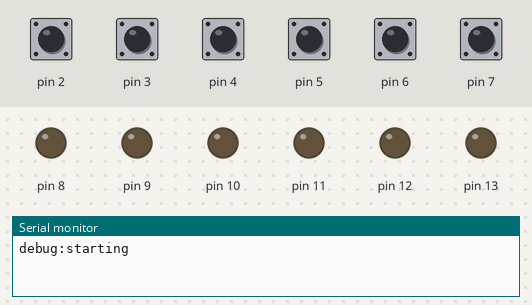
Simulated run of this sketch. Board: Arduino Uno, built with avr-gcc and run on an emulated ATmega328P. Shown: output pins drawn as LEDs (lit = HIGH), the last lines printed to the serial monitor. The inputs (shaded band) are chosen by the test bench; at power-on: pin 2–7 HIGH.

Above: at 1.2 s.
1.3 s: pin 2 pulled LOW for 0.15 s
At 1.37 s:
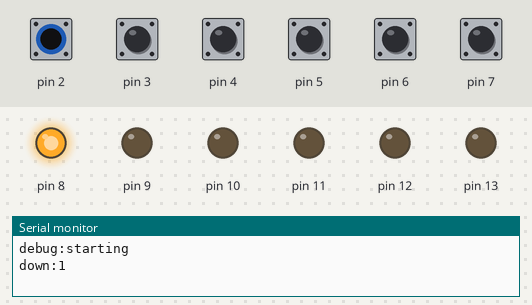
2.9 s: pin 3 pulled LOW for 0.15 s
At 2.97 s:
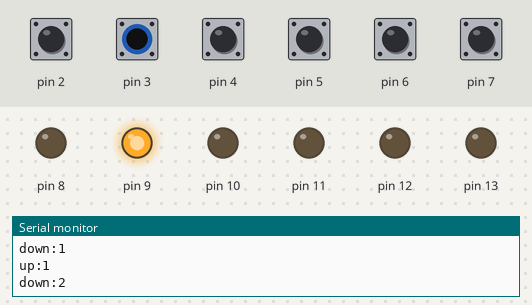
4.5 s: pin 4 pulled LOW for 0.15 s
At 4.57 s:
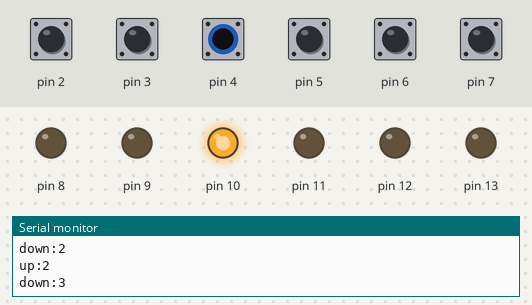
6.1 s: pin 5 pulled LOW for 0.15 s
At 6.17 s:
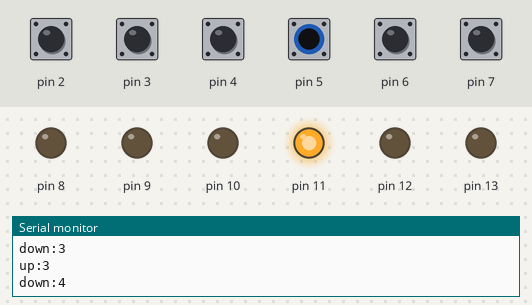
7.7 s: pin 6 pulled LOW for 0.15 s
At 7.77 s:
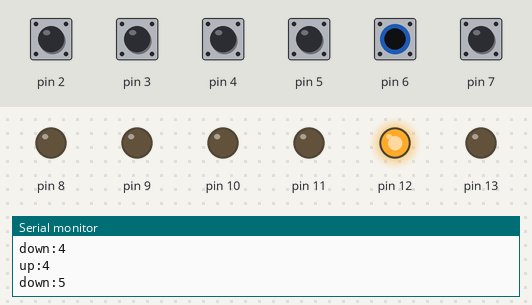
9.3 s: pin 7 pulled LOW for 0.15 s
At 9.37 s:
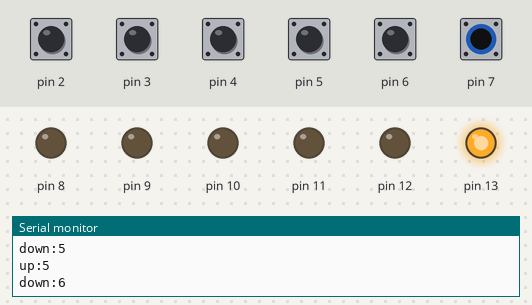
Timing chart, 0 to 11.9 s (numbered marks = the images above; inputs shaded):
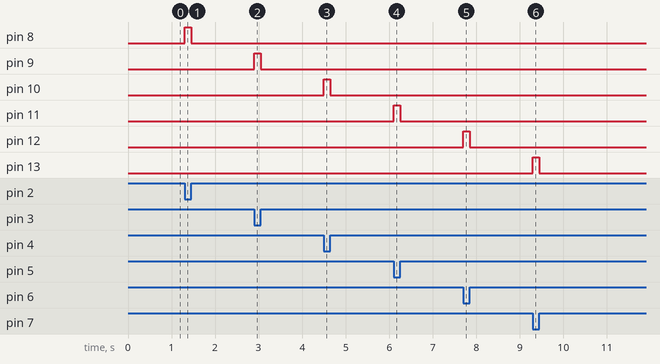

The sketch:

arduino_code.ino
```cpp
class Target {
public:
  int pin;
  int id;
  int led;

  bool lastState;

  Target(int inputPin, int targetId, int ledPin) {
    pin = inputPin;
    id = targetId;
    led = ledPin;
  }

  void init() {
    pinMode(led, OUTPUT);
    pinMode(pin, INPUT_PULLUP);

    lastState = digitalRead(pin);
    setLED(lastState);
  }

  bool getState() { return digitalRead(pin); }

  void setLED(bool state) {
    // Revert LED state because
    // True  = no target
    // False = target down

    digitalWrite(led, !state);
  }

  void emit() {
    // Run every cycle
    // Change led state depending on input

    bool curState = getState();
    setLED(curState);
    if (curState != lastState) {
      lastState = curState;
      printState();

      delay(50);
    }
  }

  void printState() {
    if (lastState) {
      Serial.print("up:");
    } else {
      Serial.print("down:");
    }

    Serial.println(id);
  }
};

Target targets[] = {
  Target(2, 1, 8),
  Target(3, 2, 9),
  Target(4, 3, 10),
  Target(5, 4, 11),
  Target(6, 5, 12),
  Target(7, 6, 13)
};

void blinkAllLEDs() {
  // Blink all LEDs in sync: HIGH 100ms, LOW 100ms for 20 cycles
  for (int cycle = 0; cycle < 20; cycle++) {
    for (auto &target : targets) {
      digitalWrite(target.led, HIGH);
    }
    delay(100);

    for (auto &target : targets) {
      digitalWrite(target.led, LOW);
    }
    delay(100);
  }
}

void setup() {
  Serial.begin(9600);
  Serial.println("debug:starting");

  for (auto &target : targets) {
    target.init();
  }
}

void loop() {
  // Check for serial input
  if (Serial.available() > 0) {
    char incomingChar = Serial.read();
    if (incomingChar == "effects:fireworks") {
      blinkAllLEDs();
      // Clear any remaining characters in the buffer
      while (Serial.available() > 0) {
        Serial.read();
      }
    }
  }

  for (auto &target : targets) {
    target.emit();
  }
}
```

Measured:
- after the input at 1.3 s, pin 8: LOW → HIGH at once, → LOW 0.15 s later
- after the input at 2.9 s, pin 9: LOW → HIGH at once, → LOW 0.15 s later
- after the input at 4.5 s, pin 10: LOW → HIGH at once, → LOW 0.15 s later
- after the input at 6.1 s, pin 11: LOW → HIGH at once, → LOW 0.15 s later
- after the input at 7.7 s, pin 12: LOW → HIGH at once, → LOW 0.15 s later
- after the input at 9.3 s, pin 13: LOW → HIGH at once, → LOW 0.15 s later
